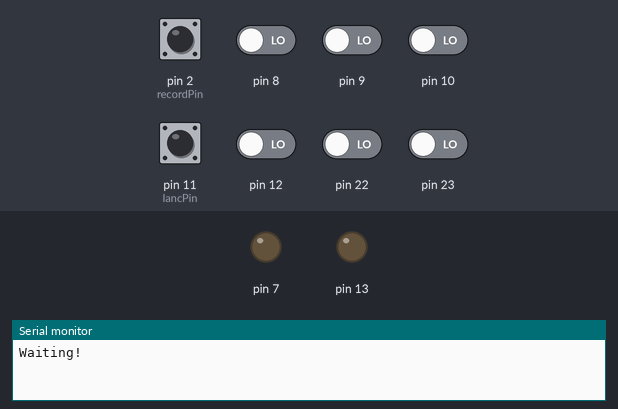
A sketch run on a simulated Arduino Uno, built with avr-gcc and run on an emulated ATmega328P. Shown: output pins drawn as LEDs (lit = HIGH), the last lines printed to the serial monitor. Dashed ring = blinking. The inputs (shaded band) are chosen by the test bench; at power-on: pin 2 (recordPin) HIGH, pin 8–10, pin 11 (lancPin), pin 12, pin 22, pin 23 LOW.

Above: at 0.1 s.
At 6.2 s:
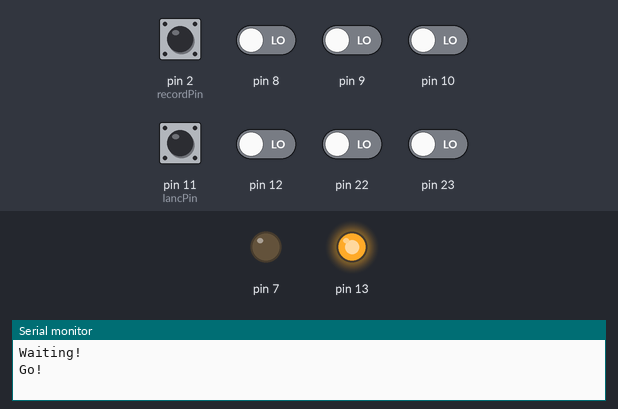
6.3 s: pin 11 (lancPin) pulsed HIGH 5 times (0.12 s each, 0.3 s apart)
At 6.55 s:
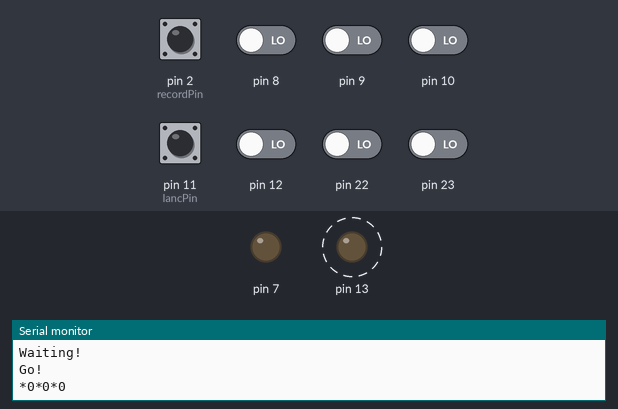
Timing chart, 0 to 9.4 s (numbered marks = the images above; inputs shaded):
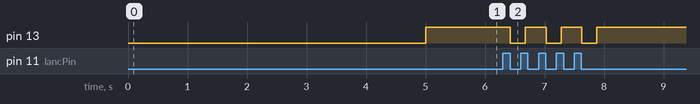

The sketch:

sketch_feb03b_lancSniffer_2.ino
```cpp
/*
LANC SNIFFER
Version 1.0
Finds out LANC commands from a REMOTE
For the interface ciruit see
Feel free to use this code in any way you want.
2011, Martin Koch

"LANC" is a registered trademark of SONY.
CANON calls their LANC compatible port "REMOTE".

Modified by Matthew Whited to return camera status messages
*/

#define lancPin 11
#define recordPin 2

#define ULONG unsigned long long
#define cmdPinON (PORTD = B10000000)   // Set digtal pin 7 (PD7)
#define cmdPinOFF (PORTD = B00000000)  // Reset digtal pin 7 (PD7)
#define ledON (PORTB = B00100000)      // Set LED pin 13 (PB5)
#define ledOFF (PORTB = B00000000)     // Reset LED pin 13 (PB5)
#define lancPinREAD (PINB & B00001000) // Reads pin 11 (PB3)

int bitDuration = 104; //Duration of one LANC bit in microseconds.
int lancBit[16 * 4];
unsigned short commandMessage = 0;
unsigned short lastMessage = 0;
unsigned long lastResponse = 0;

void setup() {
  DDRD = DDRD | B10000000;    // Config cmdPin as output
  DDRB = DDRB & B11110111;    // Config lancPin as input
  DDRB = DDRB | B00100000;    // Config ledPin as output
  pinMode(lancPin, INPUT);    // Listens to the LANC line, used for pulseIn function
  cmdPinOFF;                  // Reset LANC control pin so that the LANC line is unaffected(HIGH)

  Serial.begin(57600); //open the serial port
  pinMode(lancPin, INPUT); //listens to the LANC line
  Serial.println("Waiting!");
  delay(5000); //Wait for camera to power up completly
  Serial.println("Go!");
  bitDuration = bitDuration - 8; //Reading the digital port takes about 8 microseconds so only 96 microseconds are left for each bit

  pinMode(recordPin, INPUT);
}

void loop() {
  if (!commandMessage && !digitalRead(recordPin)){
    commandMessage = 0x1833;
  }
  ledON;
  readLancCommand();
  ledOFF;
  delay(250);
}

void readLancCommand() {

  if (commandMessage){
    toBits(commandMessage, lancBit, 0);
  }

  while (pulseIn(lancPin, HIGH) < 5000) {
    //"pulseIn, HIGH" catches any 0V TO +5V TRANSITION and waits until the LANC line goes back to 0V
    //"pulseIn" also returns the pulse duration so we can check if the previous +5V duration was long enough (>5ms) to be the pause before a new 8 byte data packet
    //Loop till pulse duration is >5ms
  }

  for (int b = 0; b < 8; b++){
    //LOW after long pause means the START bit is here
    delayMicroseconds(bitDuration);  //wait START bit duration

    if (commandMessage && b < 2) {
      //Write the 8 bits
      for (int i=7; i>-1; i--) {
        if (lancBit[i | (b << 3)]) {
          cmdPinOFF;
        }  else {
          cmdPinON;
        }
        delayMicroseconds(bitDuration/2); //wait until the middle of bit 0
        lancBit[i | (b << 3)] = lancPinREAD;  //read bits.
        delayMicroseconds(bitDuration/2); //wait until the middle of bit 0
      }
    } else {
        cmdPinOFF;
      delayMicroseconds(bitDuration/2); //wait until the middle of bit 0
      //Read the 8 bits
      //Note that the command bits come in in reverse order with the least significant, right-most bit (bit 0) first
      for (int i=7; i>-1; i--) {
        //delayMicroseconds(bitDuration/2); //wait until the middle of bit 0
        lancBit[i | (b << 3)] = !lancPinREAD;  //read bits.
        delayMicroseconds(bitDuration); //wait until the middle of bit 0
      }
      //Byte 0 is read
      delayMicroseconds(10); //make sure to be in the stop bit before
      while (lancPinREAD) {
        //Loop as long as the LANC line is +5V during the stop bit
      }
    }
  }

  unsigned short message = toByte(lancBit,0) << 8 | toByte(lancBit,1);
  unsigned long response =
    (ULONG)(toByte(lancBit,2)) << 40|
    (ULONG)(toByte(lancBit,3)) << 32|
    (ULONG)(toByte(lancBit,4)) << 24|
    (ULONG)(toByte(lancBit,5)) << 16|
    (ULONG)(toByte(lancBit,6)) << 8 |
    (ULONG)(toByte(lancBit,7)) << 0;

  //if (lastMessage != message || lastResponse != response || 1) {
    //Byte 1 is read
    //Print byte 0 and byte 1 to the Serial Monitor console of the Arduino developing environment
    Serial.print("*");
    Serial.print(message, HEX);
    Serial.print("*");
    Serial.print(response & 0x00ffffff, HEX);
    Serial.print("*");
    Serial.print(commandMessage, HEX);
    Serial.println("");
    commandMessage = 0;
  //}
  lastMessage = message;
  lastResponse = response;
}

byte toByte(int bits[], int offset)
{
  int realOffset = offset << 3;
  const int check = 1;
  byte bools = (byte)(
    ((bits[realOffset + 0] == check ? 0 : 1) << 7) |
    ((bits[realOffset + 1] == check ? 0 : 1) << 6) |
    ((bits[realOffset + 2] == check ? 0 : 1) << 5) |
    ((bits[realOffset + 3] == check ? 0 : 1) << 4) |
    ((bits[realOffset + 4] == check ? 0 : 1) << 3) |
    ((bits[realOffset + 5] == check ? 0 : 1) << 2) |
    ((bits[realOffset + 6] == check ? 0 : 1) << 1) |
    ((bits[realOffset + 7] == check ? 0 : 1) << 0)
  );
  return bools;
}
void toBits(unsigned short message, int* bits, int offset)
{
  bits[offset +  0] = ((message & 0x8000) == 0x8000) ? 0 : 1;
  bits[offset +  1] = ((message & 0x4000) == 0x4000) ? 0 : 1;
  bits[offset +  2] = ((message & 0x2000) == 0x2000) ? 0 : 1;
  bits[offset +  3] = ((message & 0x1000) == 0x1000) ? 0 : 1;
  bits[offset +  4] = ((message & 0x0800) == 0x0800) ? 0 : 1;
  bits[offset +  5] = ((message & 0x0400) == 0x0400) ? 0 : 1;
  bits[offset +  6] = ((message & 0x0200) == 0x0200) ? 0 : 1;
  bits[offset +  7] = ((message & 0x0100) == 0x0100) ? 0 : 1;

  bits[offset +  8] = ((message & 0x0080) == 0x0080) ? 0 : 1;
  bits[offset +  9] = ((message & 0x0040) == 0x0040) ? 0 : 1;
  bits[offset + 10] = ((message & 0x0020) == 0x0020) ? 0 : 1;
  bits[offset + 11] = ((message & 0x0010) == 0x0010) ? 0 : 1;
  bits[offset + 12] = ((message & 0x0008) == 0x0008) ? 0 : 1;
  bits[offset + 13] = ((message & 0x0004) == 0x0004) ? 0 : 1;
  bits[offset + 14] = ((message & 0x0002) == 0x0002) ? 0 : 1;
  bits[offset + 15] = ((message & 0x0001) == 0x0001) ? 0 : 1;
}
```

Measured:
- after the input at 6.3 s, pin 13: alternates HIGH for 0.35 s and LOW for 0.25 s, 6 changes in all, then stays HIGH, starting after 0.13 s
